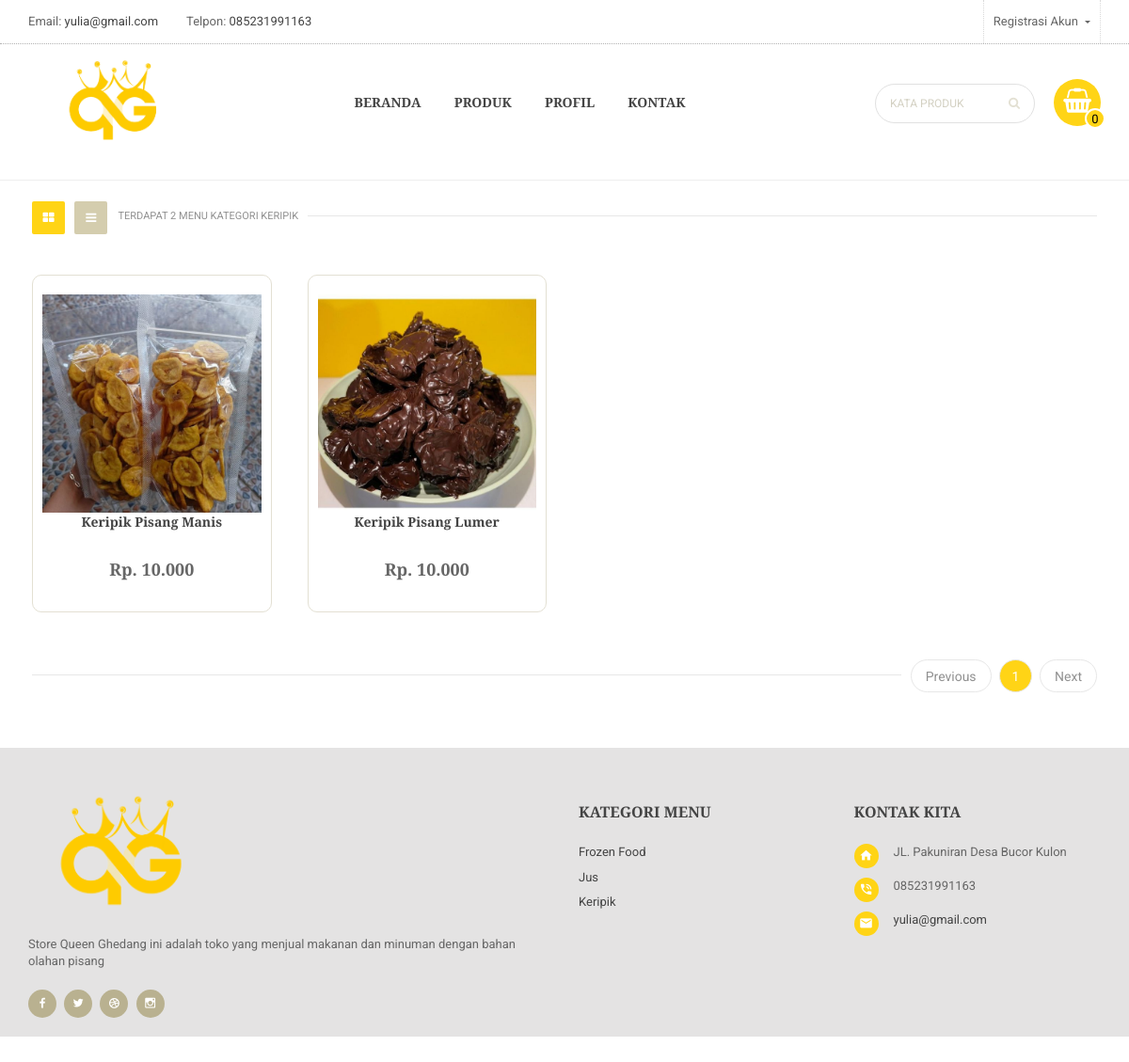
The app's page /keripik with its own data.
### website/models.py (models this page shows, shortened)
class Statis(models.Model):
    alamat_kami = models.TextField(max_length=200, blank=False, null=True)
    telpon = models.CharField(max_length=200, blank=False, null=True)
    email = models.EmailField(max_length=200, blank=False, null=True)
    class Meta:
        verbose_name_plural ="Statis"

class Kategori(models.Model):
    nama = models.CharField(max_length=200, blank=False, null=True,verbose_name="Nama Kategori")
    aktif = models.BooleanField(default=True)
    slug = models.SlugField(max_length=200, null=False, unique=True)
    class Meta:
        verbose_name_plural ="Kategori"

class Product(models.Model):
    KETERANGAN=(
        ('Baru', 'Baru'),
        ('Lama' , 'Lama'),
    )
    MENU=(
        ('MAKANAN', 'MAKANAN'),
        ('MINUMAN' , 'MINUMAN'),
    )
    kategori = models.ForeignKey(Kategori, null=True, blank=False, related_name="produks", on_delete=models.SET_NULL)
    nama_produk = models.CharField(max_length=200, blank=False, null=True, unique=True)
    gambar = ResizedImageField(size=[600, 600], quality=80, crop=['middle', 'center'] , upload_to='gambar/product', blank=False, null=True, verbose_name="Gambar (600 x 600 pixel)")
    gambar_satu = ResizedImageField(size=[600, 600], quality=80, crop=['middle', 'center'] , upload_to='gambar/product', blank=True, null=True, verbose_name="Gambar (600 x 600 pixel)")
    gambar_dua = ResizedImageField(size=[600, 600], quality=80, crop=['middle', 'center'] , upload_to='gambar/product', blank=True, null=True, verbose_name="Gambar (600 x 600 pixel)")
    gambar_tiga = ResizedImageField(size=[600, 600], quality=80, crop=['middle', 'center'] , upload_to='gambar/product', blank=True, null=True, verbose_name="Gambar (600 x 600 pixel)")
    gambar_empat = ResizedImageField(size=[600, 600], quality=80, crop=['middle', 'center'] , upload_to='gambar/product', blank=True, null=True, verbose_name="Gambar (600 x 600 pixel)")
    gambar_lima= ResizedImageField(size=[600, 600], quality=80, crop=['middle', 'center'] , upload_to='gambar/product', blank=True, null=True, verbose_name="Gambar (600 x 600 pixel)")
    slug = models.SlugField(max_length=200, unique=True)
    keterangan = RichTextField(blank=True, null=True)
    harga = models.PositiveIntegerField(blank=False, null=True)
    no_whatsup = models.PositiveBigIntegerField(blank=False, null=True,)
    tanggal_upload= models.DateTimeField(auto_now_add=True, null=True)
    diskon = models.IntegerField(default=0,  blank=True, null=True, verbose_name="Diskon %")
    stock = models.IntegerField(default=0,  blank=True, null=True)
    dibeli = models.IntegerField(default=0,  blank=True, null=True)
    keterangan_barang = models.CharField(max_length=200, blank=False, null=True, choices=KETERANGAN)
    menu = models.CharField(max_length=200,blank=False, null=True, choices=MENU)
    class Meta:
        verbose_name_plural ="Product"

### website/views.py (the view)
# urls.py: path('<slug:slug>', views.kategori, name='kategori'),
def kategori(request, slug):
    kategori = get_object_or_404(Kategori, slug=slug)
    produk =  kategori.produks.order_by('-id')
    jmlproduk = Product.objects.filter(kategori=kategori).count()
    halaman_tampil = Paginator(produk, 8)
    halaman_url = request.GET.get('halaman',1)
    halaman_produk = halaman_tampil.get_page(halaman_url)
    if halaman_produk.has_previous():
        url_previous = f'?halaman={halaman_produk.previous_page_number()}'
    else:
        url_previous = ''
    if halaman_produk.has_next():
        url_next = f'?halaman={halaman_produk.next_page_number()}'
    else:
        url_next = ''
    context = {
         "judul": "Kategori",
         "detailkategori": kategori,
         "produk" : halaman_produk,
         "previous" : url_previous,
          "next" : url_next,
          "jmlproduk":jmlproduk,
    }
    return render(request, 'kategori.html', context)

### cart/context_processors.py (called while the page is built)
def keranjang(request):
    return {'keranjang': Cart(request)}

### cart/keranjang.py (called while the page is built)
    def __len__(self): # Menghitung quantity
        return sum(item['quantity'] for item in self.cart.values())

    def get_total_price(self): # Menghitung total Harga
        return sum(Decimal(item['price']) * item['quantity'] for item in self.cart.values())

### website/views.py (called while the page is built)
def kategoriberanda(request):
    kategori = Kategori.objects.filter(aktif=True).order_by('-id')
    return {'kategori':kategori}

def modalberita(request):
    modalproduk = Product.objects.order_by('-id')
    return {'modalproduk':modalproduk}

def statisweb(request):
    statis = Statis.objects.get(id=1)
    return {'statis':statis}

### website/templates/kategori.html (shortened to what this page needs)
{% extends "base.html" %}
{% load static %}
{% load humanize %}
{% block content %}
<div id="content" class="site-content">
				<div class="container">
					<div class="row">
						<div id="center-column" class="col-lg-12 col-md-12">
							<div class="product-category-page">
								<div class="products-bar">
									<div class="row">
										<div class="col-md-6 col-xs-6">
											<div class="gridlist-toggle" role="tablist">
												<ul class="nav nav-tabs">
													<li class="active"><a href="#products-grid" data-toggle="tab" aria-expanded="true"><i class="fa fa-th-large"></i></a></li>
													<li><a href="#products-list" data-toggle="tab" aria-expanded="false"><i class="fa fa-bars"></i></a></li>
												</ul>
											</div>
											<div class="total-products">Terdapat {{jmlproduk}} Menu Kategori {{detailkategori.nama}}</div>
										</div>
									</div>
								</div>
								<div class="tab-content">
									<div class="tab-pane active" id="products-grid">
										<div class="products-block">
											<div class="row">
											{% for ktg in produk.object_list %}
											<div class="col-md-3 col-sm-4 col-xs-12">
													<div class="product-item">
														<div class="product-image">
															<a href="">
																<img class="img-responsive" src="{{ktg.gambar.url}}" alt="{{ktg.nama_produk}}">
															</a>
														</div>
														<div class="product-title">
															<a href="{% url 'product' ktg.kategori.slug ktg.slug  %}">
																{{ktg.nama_produk}}
															</a>
														</div>
														{% if ktg.diskon == 0 %}
														<div class="product-price">
														<br/>
															<span class="">Rp. {{ktg.harga|intcomma}}</span>
															<br/>
														</div>
														{% else %}
														<div class="product-price">
															<span class="sale-price">Rp. {{ktg.setela_diskon|intcomma}}</span><br/>
															<span class="base-price">Rp. {{ktg.harga|intcomma}}</span>
														</div>
														{% endif %}
													</div>
												</div>
											{% empty %}
											<div class="col-lg-12 col-md-12 col-sm-12 mt-40">
                                                    <div class="alert alert-danger">Kategori {{detailkategori.nama}} Kosong</div>
                                                </div>
											{% endfor %}
											</div>
										</div>
									</div>
								</div>
								<div class="pagination-bar">
									<div class="row">
										<div class="col-md-12 col-sm-12 col-xs-12">
											<div class="pagination">
												<ul class="page-list">
												<li class="{% if not previous %} disabled {% endif %}">
                                                    <a class="prev" href="{{ previous }}">Previous</a>
                                                </li>
													 {% for n in produk.paginator.page_range  %}
                                                        {% if produk.number == n  %}
                                                                <li><a href="#" class="current">{{ n }}</a></li>
                                                        {% elif n > produk.number|add:-3 and n < produk.number|add:3 %}
                                                                <li><a href="?halaman={{ n }}">{{ n }}</a></li>
                                                        {% endif %}
                                                    {% endfor %}
													 <li class="{% if not next %} disabled {% endif %}">
                                                        <a class="next" href="{{ next }}">Next </a>
                                                    </li>
												</ul>
											</div>
										</div>
									</div>
								</div>
							</div>
						</div>
					</div>
				</div>
			</div>
{% endblock content %}

### templates/base.html (shortened to what this page needs)
{% load static %}
{% load humanize %}
<!DOCTYPE html>
<html lang="zxx">
<head>
    <link rel="stylesheet" href="{% static 'public/libs/bootstrap/css/bootstrap.css' %}">
    <link rel="stylesheet" href="{% static 'public/libs/font-awesome/css/font-awesome.min.css' %}">
    <link rel="stylesheet" href="{% static 'public/libs/font-material/css/material-design-iconic-font.min.css' %}">
    <link rel="stylesheet" href="{% static 'public/libs/nivo-slider/css/nivo-slider.css' %}">
    <link rel="stylesheet" href="{% static 'public/libs/nivo-slider/css/animate.css' %}">
    <link rel="stylesheet" href="{% static 'public/libs/nivo-slider/css/style.css' %}">
    <link rel="stylesheet" href="{% static 'public/libs/owl.carousel/assets/owl.carousel.min.css' %}">
    <link rel="stylesheet" href="{% static 'public/libs/slider-range/css/jslider.css' %}">
    <link rel="stylesheet" href="{% static 'public/css/style.css' %}">
    <link rel="stylesheet" href="{% static 'public/css/reponsive.css' %}">
</head>
	<body class="home home-2">
		<div id="all">
				<header >
					<div class="topbar">
						<div class="container topbar-content">
							<div class="row">
								<div class="col-md-7 col-sm-7 col-xs-12">
									<div class="topbar-left d-flex">
										<div class="email">
											<li><span>Email: </span><a href="#">{{statis.email}}</a></li>
										</div>
										<div class="skype">
											<li><span>Telpon: </span><a href="#">{{statis.telpon}}</a></li>
										</div>
									</div>
								</div>
								<div class="col-md-5 col-sm-5 col-xs-12">
									<div class="topbar-right d-flex justify-content-end">
										<div class="dropdown account">
											<div class="dropdown-toggle" data-toggle="dropdown">
											{% if user.is_authenticated %}
											Hai, <b> {{ request.user }}</b>
											{% else %}
											Registrasi Akun
											{% endif %}
											</div>
										</div>
									</div>
								</div>
							</div>
						</div>
					</div>
					<div class="header-top">
						<div class="container">
							<div class="row margin-0">
								<div class="col-lg-2 col-md-2 col-sm-12 padding-0">
									<div class="logo">
										<a href="#">
											<img class="img-responsive" src="{% static 'public/img/logo12.png' %}" alt="Logo">
										</a>
									</div>
								</div>
								<div class="col-lg-7 col-md-7 col-sm-12 padding-0">
									<div id="main-menu">
									{% include "navbar.html" %}
									</div>
								</div>
								<div class="col-lg-3 col-md-3 col-sm-12 padding-0">
									{% with totail_items=keranjang|length %}
									<div class="block-cart dropdown">
										<div class="cart-title">
											<i class="fa fa-shopping-basket"></i>
											{% if keranjang|length > 0 %}
											<span class="cart-count">{{ totail_items }}</span>
											{% else %}
											<span class="cart-count">0</span>
											{% endif %}
										</div>
									</div>
									{% endwith %}
									<div class="form-search">
										<form action="{% url 'cari' %}" method="GET">
											<input type="text"  name="kata" class="form-input" placeholder="Kata produk">
											<button type="submit" class="fa fa-search"></button>
										</form>
									</div>
								</div>
							</div>
						</div>
					</div>
					<hr>
				</header>
			{% block content %}
			{% endblock content %}
			<footer id="footer">
				<div class="footer">
					<div class="container">
						<div class="row">
							<div class="col-lg-6 col-md-6 col-sm-6 col-xs-12 footer-col">
								<div class="block text">
									<div class="block-content">
										<a href="" class="logo-footer">
											<img src="{% static 'public/img/queen3.png' %}" alt="Logo" width="200">
										</a>
										<p>
											Store Queen Ghedang ini adalah toko yang menjual makanan dan minuman dengan bahan olahan pisang
										</p>
									</div>
								</div>
								<div class="block social">
									<div class="block-content">
										<ul>
											<li><a href="#"><i class="zmdi zmdi-facebook"></i></a></li>
											<li><a href="#"><i class="zmdi zmdi-twitter"></i></a></li>
											<li><a href="#"><i class="zmdi zmdi-dribbble"></i></a></li>
											<li><a href="#"><i class="zmdi zmdi-instagram"></i></a></li>
										</ul>
									</div>
								</div>
							</div>
							<div class="col-lg-3 col-md-3 col-sm-6 col-xs-12 footer-col">
								<div class="block menu">
									<h2 class="block-title">Kategori Menu</h2>
									<div class="block-content">
										<ul>
										{% for kt in kategori %}
                                                       <li>
														<a href="{% url 'kategori' kt.slug %}" title="{{kt.nama}}">{{kt.nama}}</a>
													</li>
                                                    {% empty %}
                                                        <div class="alert alert-danger">Kategori Kosong</div>
                                                    {% endfor %}
										</ul>
									</div>
								</div>
							</div>
							<div class="col-lg-3 col-md-3 col-sm-6 col-xs-12 footer-col">
								<div class="block text">
									<h2 class="block-title">Kontak Kita</h2>
									<div class="block-content">
										<div class="contact">
											<div class="item d-flex">
												<div>
													<i class="zmdi zmdi-home"></i>
												</div>
												<div>
													<span>JL. Pakuniran Desa Bucor Kulon</span>
												</div>
											</div>
											<div class="item d-flex">
												<div>
													<i class="zmdi zmdi-phone-in-talk"></i>
												</div>
												<div>
													<span>085231991163</span>
												</div>
											</div>
											<div class="item d-flex">
												<div>
													<i class="zmdi zmdi-email"></i>
												</div>
												<div>
													<span><a href="mailto:support@domain.com">yulia@gmail.com</a></span>
												</div>
											</div>
										</div>
									</div>
								</div>
							</div>
						</div>
					</div>
				</div>
				<div class="footer-copyright text-center">
				</div>
			</footer>
		</div>
	</body>
</html>

### templates/navbar.html (shortened to what this page needs)
{% load static %}
		                        <ul class="menu">
                                    <li><a href="{% url 'beranda' %}" title="Beranda">Beranda</a></li>
										<li class="dropdown">
											<a href="" title="Product">Produk</a>
										</li>
										<li>
											<a href="{% url 'profil' %}">Profil</a>
										</li>
										<li>
											<a href="{% url 'kontak' %}">Kontak</a>
										</li>
								</ul>

### records on screen
Statis: email "yulia@gmail.com", telpon "085231991163"
Kategori: nama "KERIPIK", nama "Keripik"
Product: gambar (picture), nama_produk "Keripik Pisang Manis", harga "10.000"
Product: gambar (picture), nama_produk "Keripik Pisang Lumer", harga "10.000"
Kategori: nama "Frozen Food"
Kategori: nama "Jus"

### other values on screen
{{ jmlproduk }} "2"
{{ n }} "1"
